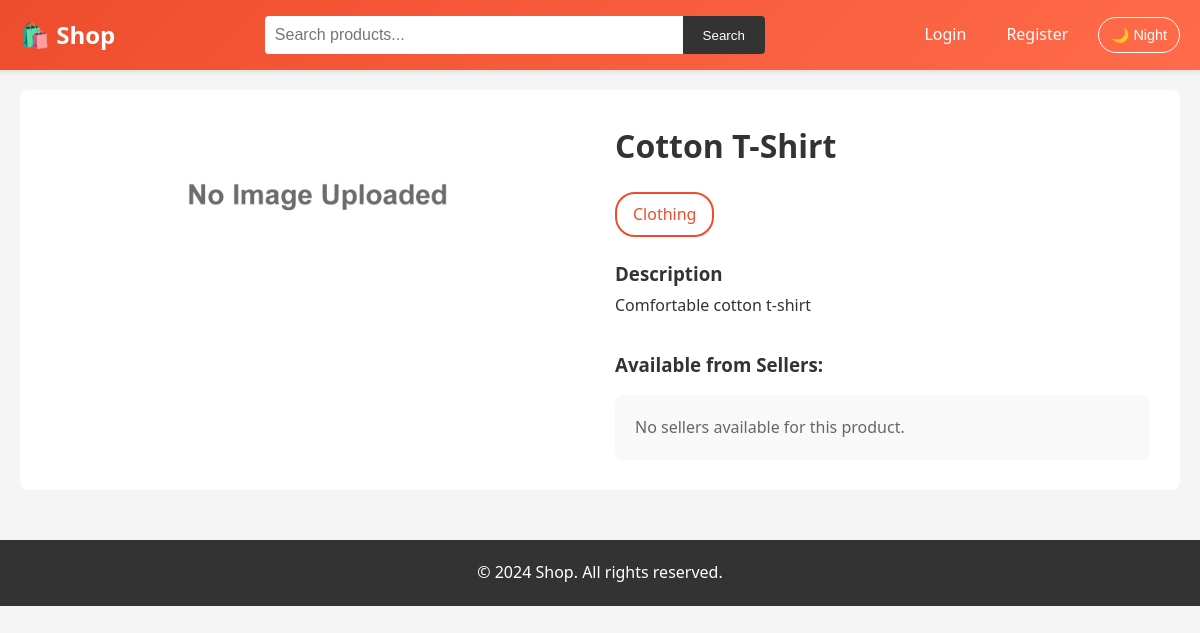
The app's page /product.php?id=3 with its own data.
### tables this page shows
CREATE TABLE IF NOT EXISTS products (
    id INT AUTO_INCREMENT PRIMARY KEY,
    name VARCHAR(200) NOT NULL,
    description TEXT,
    price DECIMAL(10, 2) NOT NULL,
    stock INT DEFAULT 0,
    image VARCHAR(255),
    created_at TIMESTAMP DEFAULT CURRENT_TIMESTAMP
);

CREATE TABLE IF NOT EXISTS categories (
    id INT AUTO_INCREMENT PRIMARY KEY,
    name VARCHAR(100) NOT NULL,
    description TEXT,
    created_at TIMESTAMP DEFAULT CURRENT_TIMESTAMP
);

### includes/functions.php (called while the page is built, shortened)
<?php
function getProductSellers($product_id) {
    $conn = getDB();
    $stmt = $conn->prepare("SELECT ps.*, u.username, u.full_name
                            FROM product_sellers ps
                            INNER JOIN users u ON ps.seller_id = u.id
                            WHERE ps.product_id = ?
                            ORDER BY ps.seller_price ASC");
    $stmt->bind_param("i", $product_id);
    $stmt->execute();
    return $stmt->get_result();
}
?>

### product.php (the view, shortened to what this page needs)
<?php
require_once 'includes/functions.php';
$product_id = (int)$_GET['id'];
$conn = getDB();
$stmt = $conn->prepare("SELECT * FROM products WHERE id = ?");
$stmt->bind_param("i", $product_id);
$stmt->execute();
$product = $stmt->get_result()->fetch_assoc();
$product_sellers = getProductSellers($product_id);
$stmt = $conn->prepare("SELECT c.name FROM categories c
                        INNER JOIN product_categories pc ON c.id = pc.category_id
                        WHERE pc.product_id = ?");
$stmt->bind_param("i", $product_id);
$stmt->execute();
$product_categories = $stmt->get_result();
include 'includes/header.php';
?>
<div class="product-detail">
    <div>
        <img src="<?php echo $product['image'] ? htmlspecialchars($product['image']) : 'images/not_found.jpg'; ?>"
             alt="<?php echo htmlspecialchars($product['name']); ?>"
             class="product-detail-image"
             onerror="this.src='images/not_found.jpg'">
    </div>
    <div class="product-detail-info">
        <h1><?php echo htmlspecialchars($product['name']); ?></h1>
        <div class="categories" style="margin: 15px 0;">
            <?php while ($cat = $product_categories->fetch_assoc()): ?>
                <span class="category-btn"><?php echo htmlspecialchars($cat['name']); ?></span>
            <?php endwhile; ?>
        </div>
        <div class="product-description">
            <h3>Description</h3>
            <p><?php echo nl2br(htmlspecialchars($product['description'])); ?></p>
        </div>
        <h3 style="margin-top: 30px; margin-bottom: 15px;">Available from Sellers:</h3>
        <?php if ($product_sellers->num_rows > 0): ?>
            <div style="display: grid; gap: 15px;">
                <?php while ($seller_info = $product_sellers->fetch_assoc()): ?>
                    <div style="background: #f9f9f9; padding: 15px; border-radius: 8px; border: 1px solid #ddd;">
                        <div style="display: flex; justify-content: space-between; align-items: center; flex-wrap: wrap; gap: 10px;">
                            <div>
                                <strong><?php echo htmlspecialchars($seller_info['full_name']); ?></strong>
                                <p style="margin: 5px 0; color: #666;">@<?php echo htmlspecialchars($seller_info['username']); ?></p>
                            </div>
                            <div style="text-align: right;">
                                <div style="font-size: 1.3rem; font-weight: bold; color: #ee4d2d;">
                                    <?php echo formatPrice($seller_info['seller_price'] ?? $product['price']); ?>
                                </div>
                                <div style="color: #666; font-size: 0.9rem;">
                                    Stock: <?php echo $seller_info['seller_stock'] ?? $seller_info['stock'] ?? 0; ?>
                                </div>
                            </div>
                        </div>
                        <?php if (isLoggedIn() && ($seller_info['seller_stock'] ?? 0) > 0): ?>
                            <form action="api/add_to_cart.php" method="POST" style="margin-top: 10px;">
                                <input type="hidden" name="product_id" value="<?php echo $product['id']; ?>">
                                <input type="hidden" name="seller_id" value="<?php echo $seller_info['seller_id']; ?>">
                                <div style="display: flex; gap: 10px; align-items: center;">
                                    <label>Quantity:</label>
                                    <input type="number" name="quantity" value="1"
                                           min="1" max="<?php echo $seller_info['seller_stock'] ?? 0; ?>"
                                           style="width: 80px; padding: 5px;">
                                    <button type="submit" class="btn btn-primary">Add to Cart</button>
                                </div>
                            </form>
                        <?php elseif (!isLoggedIn()): ?>
                            <a href="login.php" class="btn btn-secondary" style="margin-top: 10px;">Login to Buy</a>
                        <?php else: ?>
                            <p style="color: red; margin-top: 10px;">Out of Stock</p>
                        <?php endif; ?>
                    </div>
                <?php endwhile; ?>
            </div>
        <?php else: ?>
            <p style="color: #666; padding: 20px; background: #f9f9f9; border-radius: 8px;">
                No sellers available for this product.
            </p>
        <?php endif; ?>
    </div>
</div>
<?php include 'includes/footer.php'; ?>

### css/style.css (style rules this page uses)
* { margin: 0; padding: 0; box-sizing: border-box; }
body { font-family: "Segoe UI", Tahoma, Geneva, Verdana, sans-serif; line-height: 1.6; color: #333; background-color: #f5f5f5; }
.categories { display: flex; gap: 10px; margin: 20px 0; flex-wrap: wrap; }
.category-btn { padding: 8px 16px; background: white; border: 2px solid #ee4d2d; color: #ee4d2d; border-radius: 20px; text-decoration: none; transition: all 0.3s; }
.product-detail { display: grid; grid-template-columns: 1fr 1fr; gap: 30px; background: white; padding: 30px; border-radius: 8px; margin: 20px 0; }
.product-detail-image { width: 100%; border-radius: 8px; }
.product-detail-info h1 { margin-bottom: 20px; color: #333; }
.product-description { margin: 20px 0; line-height: 1.8; }

### records on screen
products: name "Cotton T-Shirt", description "Comfortable cotton t-shirt"
categories: name "Clothing"
